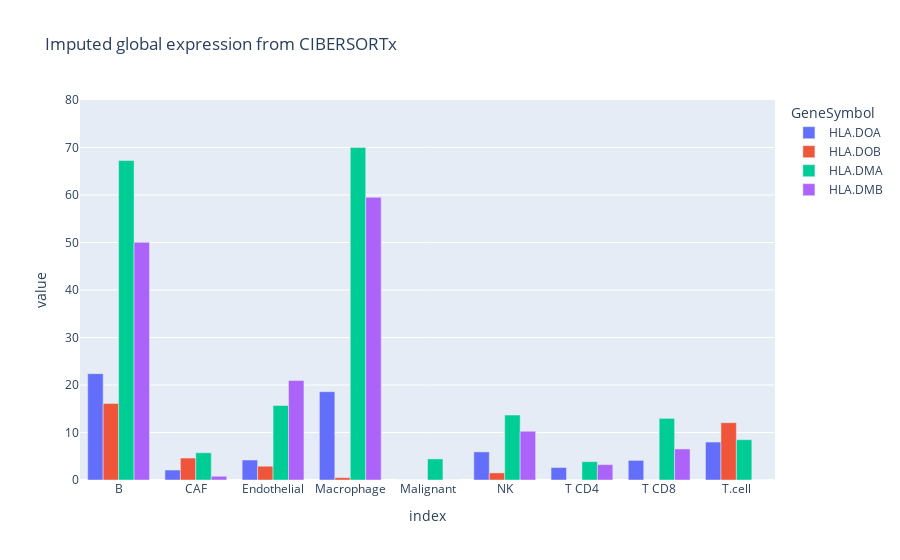

Notebook cell for this chart:
### Code cell
fig = px.bar(imputed_geps_csx.loc[example_genes_csx].T, barmode='group', title="Imputed global expression from CIBERSORTx")
fig.update_yaxes(range=[0, 80])

### Figure 1 — Plotly figure (JSON) as saved in the notebook; plotly's stock layout.template omitted (floating-point values rounded to 4 significant figures)
{"data": [{"alignmentgroup": "True", "hovertemplate": "GeneSymbol=HLA.DOA<br>index=%{x}<br>value=%{y}<extra></extra>", "legendgroup": "HLA.DOA", "marker": {"color": "#636efa", "pattern": {"shape": ""}}, "name": "HLA.DOA", "offsetgroup": "HLA.DOA", "orientation": "v", "showlegend": true, "textposition": "auto", "type": "bar", "x": ["B", "CAF", "Endothelial", "Macrophage", "Malignant", "NK", "T CD4", "T CD8", "T.cell"], "xaxis": "x", "y": [22.39, 2.098, 4.209, 18.59, 0, 5.916, 2.63, 4.13, 7.99], "yaxis": "y"}, {"alignmentgroup": "True", "hovertemplate": "GeneSymbol=HLA.DOB<br>index=%{x}<br>value=%{y}<extra></extra>", "legendgroup": "HLA.DOB", "marker": {"color": "#EF553B", "pattern": {"shape": ""}}, "name": "HLA.DOB", "offsetgroup": "HLA.DOB", "orientation": "v", "showlegend": true, "textposition": "auto", "type": "bar", "x": ["B", "CAF", "Endothelial", "Macrophage", "Malignant", "NK", "T CD4", "T CD8", "T.cell"], "xaxis": "x", "y": [16.11, 4.622, 2.902, 0.5017, 0, 1.496, 0, 0, 12.07], "yaxis": "y"}, {"alignmentgroup": "True", "hovertemplate": "GeneSymbol=HLA.DMA<br>index=%{x}<br>value=%{y}<extra></extra>", "legendgroup": "HLA.DMA", "marker": {"color": "#00cc96", "pattern": {"shape": ""}}, "name": "HLA.DMA", "offsetgroup": "HLA.DMA", "orientation": "v", "showlegend": true, "textposition": "auto", "type": "bar", "x": ["B", "CAF", "Endothelial", "Macrophage", "Malignant", "NK", "T CD4", "T CD8", "T.cell"], "xaxis": "x", "y": [67.27, 5.734, 15.7, 70.01, 4.438, 13.67, 3.857, 12.98, 8.485], "yaxis": "y"}, {"alignmentgroup": "True", "hovertemplate": "GeneSymbol=HLA.DMB<br>index=%{x}<br>value=%{y}<extra></extra>", "legendgroup": "HLA.DMB", "marker": {"color": "#ab63fa", "pattern": {"shape": ""}}, "name": "HLA.DMB", "offsetgroup": "HLA.DMB", "orientation": "v", "showlegend": true, "textposition": "auto", "type": "bar", "x": ["B", "CAF", "Endothelial", "Macrophage", "Malignant", "NK", "T CD4", "T CD8", "T.cell"], "xaxis": "x", "y": [50.03, 0.7921, 20.94, 59.51, 0, 10.26, 3.237, 6.538, 0], "yaxis": "y"}], "layout": {"autosize": true, "barmode": "group", "legend": {"title": {"text": "GeneSymbol"}, "tracegroupgap": 0}, "title": {"text": "Imputed global expression from CIBERSORTx"}, "xaxis": {"anchor": "y", "autorange": true, "domain": [0, 1], "range": [-0.5, 8.5], "title": {"text": "index"}, "type": "category"}, "yaxis": {"anchor": "x", "domain": [0, 1], "range": [0, 80], "title": {"text": "value"}, "type": "linear"}}}
